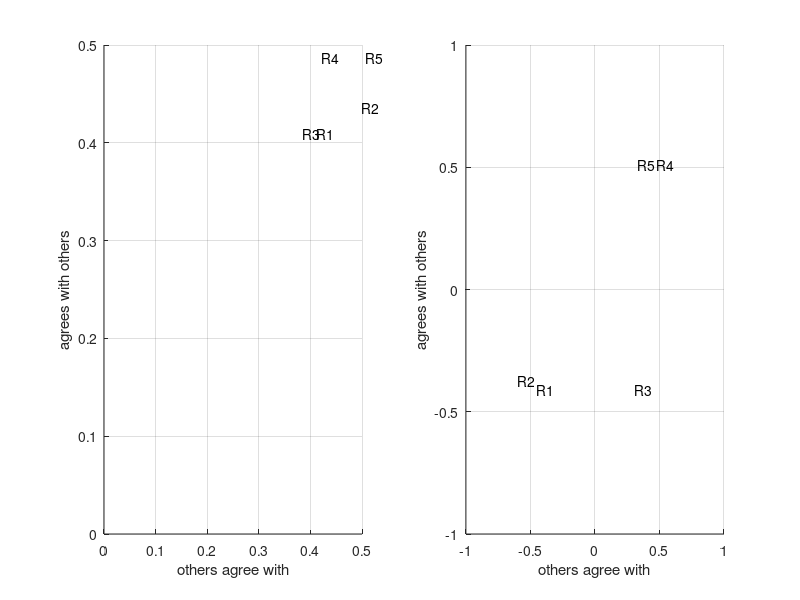

Write MATLAB code to recreate this figure.
%Mimics analysis of Figure 3 of "Singular Vectors' Subtle Secrets" paper
clear;clc;clf
 
labels=['R1R2R3R4R5'];
a=[ 4 4 4 1 1;
        5 5 5 1 1;
        1 2 1 4 4;
        1 1 1 5 5;
        2 2 2 5 5];
 
%Other matrices to explore and play with
%a=magic(9);
%a=rand(9);
 
%labels=['A1B2C3D4E5F6G7H8I9'];
%a=[1 .9 -.2 -.2;
%   .9  1 -.2 -.2;
%   0  0 1 .9;
%   0 0 .9 1;]
%a=a-.5*ones(size(a))
 
[u,s,v]=svd(a)%get svd; outputs, U, S, V
 
a1=s(1,1)*u(:,1)*v(:,1)';%first single rank matrix
u1v1a1=[u(:,1) v(:,1) a1]%displays u1, v1, and a1
subplot(121);hold on;grid on;
for i=1:length(a),
    labels(2*i-1:2*i);
    text(-u(i,1),-v(i,1),labels(2*i-1:2*i))%vectors are displayed negated
end
axis([0 .5 0 .5])%Change limits if needed
xlabel('others agree with')
ylabel('agrees with others')
 
 
a2=s(2,2)*u(:,2)*v(:,2)';%second single rank matrix
u2v2a2=[u(:,2) v(:,2) a2]%displays u2, v2, and a2
subplot(122);hold on;grid on;
for i=1:length(a),
    text(u(i,2),v(i,2),labels(2*i-1:2*i))
end
axis([-1 1 -1 1])%Change limits if needed
xlabel('others agree with')
ylabel('agrees with others')
 
 
a3=s(3,3)*u(:,3)*v(:,3)';%third single rank matrix
u3v3a3=[u(:,3) v(:,3) a3]%ditto
 
rank3approx=a1+a2+a3%create a rank 3 approximation
%a-approx%difference with original